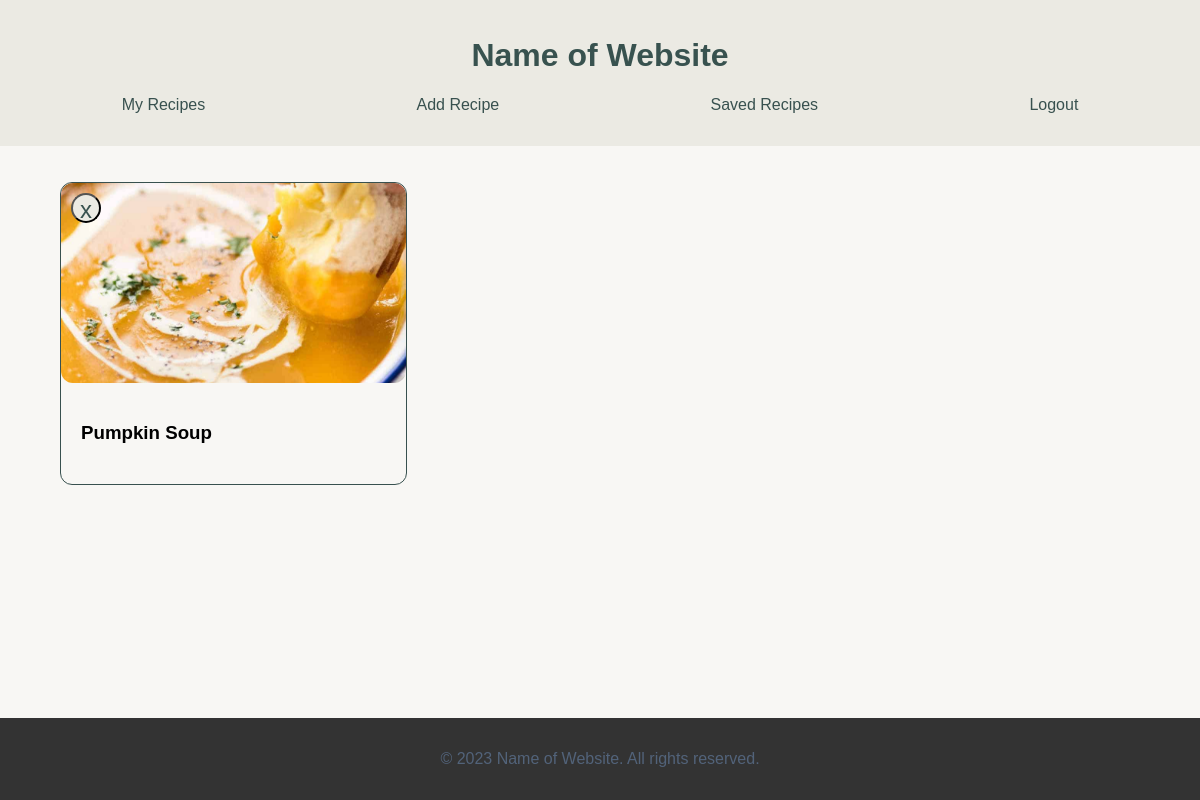
/saved-recipes (signed in), run on the app's committed database.
### recipemain/model.py (models this page shows)
class Recipe(db.Model):
    id = db.Column(db.Integer, primary_key=True, autoincrement=True)
    title = db.Column(db.String(64), nullable=False)
    description = db.Column(db.Text, nullable=False)
    time = db.Column(db.Integer, nullable=False) # seconds
    persons = db.Column(db.Integer, nullable=False)
    is_saved = db.Column(db.Boolean, default=False)
    user_id = db.Column(db.Integer, db.ForeignKey("user.id"))
    user = db.relationship('User', back_populates='recipes')
    ingredients = db.relationship('Ingredient', back_populates='recipe')
    q_ingredients = db.relationship('Q_Ingredient', back_populates='recipe')
    steps = db.relationship('Step', back_populates='recipe')
    ratings = db.relationship('Rating', back_populates='recipe')
    photos = db.relationship('Photo', back_populates='recipe')

class Photo(db.Model):
    id = db.Column(db.Integer, primary_key=True, autoincrement=True)
    recipe_id = db.Column(db.Integer, db.ForeignKey("recipe.id"))
    recipe = db.relationship('Recipe', back_populates='photos')
    user_id = db.Column(db.Integer, db.ForeignKey("user.id"))
    user = db.relationship('User', back_populates='photos')
    file_extension = db.Column(db.String(8), nullable=False)

### recipemain/main.py (the view)
@bp.route("/saved-recipes")
@flask_login.login_required
def saved_recipes():
    saved_recipes = model.Recipe.query.filter(model.Recipe.is_saved == True).all()
    return render_template("main/saved_recipes.html", recipes=saved_recipes)

### recipemain/__init__.py (called while the page is built)
def create_app(test_config=None):
    app = Flask(__name__)
    app.config["SECRET_KEY"] = "93220d9b340cf9a6c39bac99cce7daf220167498f91fa"
    app.config["SQLALCHEMY_DATABASE_URI"] = "sqlite:///recipemain.db"
    migrate = Migrate(app, db)
    login_manager = LoginManager()
    login_manager.login_view = 'auth.login'
    login_manager.init_app(app)
    from . import model
    @login_manager.user_loader
    def load_user(user_id):
        return db.session.get(model.User, int(user_id))
    from . import main
    from . import auth
    db.init_app(app)
    app.register_blueprint(auth.bp)
    app.register_blueprint(main.bp)
    return app

### recipemain/templates/main/saved_recipes.html (shortened to what this page needs)
<body>
    {% extends 'base.html' %}
    {% block content %}
    <div class="home-container">
        <div class="saved-grid-container">
            <ul class="saved-cards">
                {% for recipe in recipes %}
                    {% include 'recipe_grid_template.html' %}
                {% endfor %}
            </ul>
        </div>
    </div>
    {% endblock %}

### recipemain/templates/recipe_grid_template.html (shortened to what this page needs)
<div class="saved-card">
    <div class="delete-wrapper">
        <form action="{{ url_for('main.saved_recipe_delete', recipe_id=recipe.id) }}" method="POST" >
            <button class="delete-button" type="submit" name="delete">x</button>
        </form>
    </div>
    <div class="saved-card-image-container">
        {% if recipe.photos %}
        {% set photo = recipe.photos[0] %}
        <img class="card-image" src="{{ url_for('static', filename='photos/photo-' ~ photo.id ~ '.' ~ photo.file_extension) }}" width="300" height="200">
        {% endif %}
    </div>
    <div class="saved-card-content">
      <h3 class="saved-card-title">
        {{ recipe.title }}
      </h3>
    </div>
</div>

### recipemain/static/styles.css (style rules this page uses)
:root { --red: #ef233c; --darkred: #c00424; --platinum: #e5e5e5; --black: #2b2d42; --white: #52637A; --thumb: #edf2f4; --base-beige: #ebeae3; --base-white: #f8f7f4; --base-dark: #232628; --accent-dark-green: #38524f; --accent-light-green: #d8e1cc; --accent-sage-green: #38514f; --fill: gold; --fillbg: rgba(100, 100, 100, 0.15); --dir: right; --stars: 5; --starsize: 3rem; --symbol: var(--star); --value: 1; --x: calc(100% * (var(--value) / var(--stars))); }
body { font-family: Arial, sans-serif; min-height: 100vh; display: flex; flex-direction: column; margin: 0; padding: 0; background-color: var(--base-white); }
.home-container { padding: 20px; }
:root { --red: #ef233c; --darkred: #c00424; --platinum: #e5e5e5; --black: #2b2d42; --white: #52637A; --thumb: #edf2f4; --base-beige: #ebeae3; --base-white: #f8f7f4; --accent-dark-green: #38524f; --accent-light-green: #d8e1cc; --accent-muted-light-green: #d8e1cc54; --accent-sage-green: #38514f; }
.saved-cards { grid-column: 2 / span 12; display: grid; grid-template-columns: repeat(12, minmax(auto, 60px)); grid-gap: 40px; }
.saved-card { position: relative; grid-column-end: span 4; display: flex; flex-direction: column; border-right: 1px solid var(--accent-sage-green); border-bottom: 1px solid var(--accent-sage-green); border-left: 1px solid var(--accent-sage-green); border-top: 1px solid var(--accent-sage-green); cursor: pointer; transition: all 0.3s ease 0s; border-radius: 12px; }
.saved-card-image-container { overflow: hidden; position: relative; border-radius: 12px; }
.saved-card-image-container img { width: 100%; object-fit: cover; object-position: center; }
.saved-card-content { padding: 20px; }
.saved-card-title { margin-bottom: 20px; }
.delete-button { position: absolute; top: 10px; left: 10px; width: 30px; height: 30px; border-radius: 50%; background-color: var(--base-beige); cursor: pointer; color: var(--accent-dark-green); font-size: 24px; z-index: 2; }
.delete-wrapper form { margin: 0px; }

### data on the page
Recipe: file_extension (picture), title "Pumpkin Soup"
